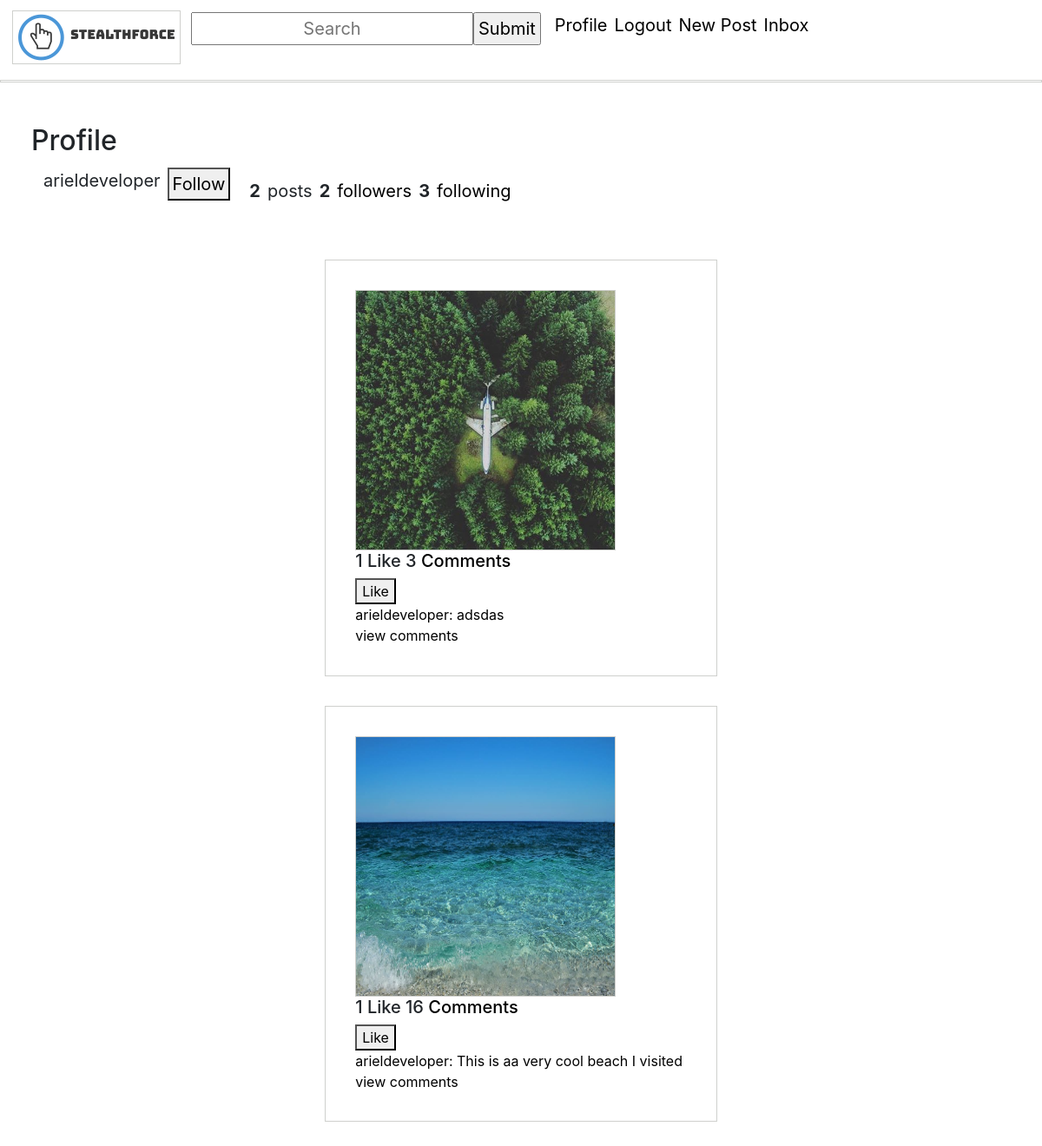
The app's page /user/arieldeveloper/ (signed in) with its own data.
### users/models.py (models this page shows, shortened)
class Account(AbstractBaseUser):
    email = models.EmailField(verbose_name="email", max_length=60, unique=True)
    username = models.CharField(max_length=30, unique=True)
    date_joined = models.DateTimeField(verbose_name='date joined', auto_now_add=True)
    last_login = models.DateTimeField(verbose_name='last login', auto_now=True)
    is_admin = models.BooleanField(default=False)
    is_staff = models.BooleanField(default=False)
    is_superuser = models.BooleanField(default=False)
    is_active = models.BooleanField(default=True)
    followers = models.ManyToManyField("Account", blank=True, symmetrical=False, related_name="people_followers")
    following = models.ManyToManyField("Account", blank=True, symmetrical=False, related_name="people_following")
    profile_picture = models.ImageField(null=True, blank=True, default = 'static/default.png')
    USERNAME_FIELD = 'email' #allows user to login with email instead of username/id
    REQUIRED_FIELDS = ['username']
    objects = MyAccountManager()

### feed/models.py (models this page shows, shortened)
class FeedItem(models.Model):
    caption = models.CharField(max_length=255, blank=True, null=True) #Allow user
    owner = models.ForeignKey(User, on_delete=models.CASCADE)
    created_time = models.DateTimeField(auto_now_add=True)
    updated_time = models.DateTimeField(auto_now_add=True)
    image = models.ImageField(null=True, blank=True)
    liked = models.ManyToManyField(User, default=None, blank=True, related_name='liked')
    @property
    def number_of_likes(self):
        return self.liked.all().count()
    @property
    def image_url(self):
        if self.image and hasattr(self.image, 'url'):
            return self.image.url
    @property
    def comment_count(self):
        return Comment.objects.filter(feedItem=self).count()

### users/views.py (the view, shortened to what this page needs)
# urls.py: path('user/<str:username>/', user_views.user_profile_view, name='profile'),
def user_profile_view(request, username):
    user_being_viewed = get_object_or_404(User, username=username)
    posts = FeedItem.objects.filter(owner=user_being_viewed)
    if 'follow' in request.POST or 'unfollow' in request.POST:
        follow_or_unfollow(user_being_viewed, request.user)
    context = {
        'request_user': request.user,
        'user_viewed': user_being_viewed,
        'user_posts': posts,
    }
    return render(request, "users/profile.html", context)

### users/templates/users/profile.html (shortened to what this page needs)
{% extends 'main_app/base.html' %}
{% block body %}
<div id="profile-page">
<h2>Profile</h2>
<div class="inline_div">
    <p>{{ user_viewed.username }}  </p>
        {% if request_user.username == user_viewed.username %}
            <form method="get" action="/accounts/edit/">
                <button type="submit">Edit Profile</button>
            </form>
        {% else %}
            <form method="POST" action="">
                {% if request_user in user_viewed.followers.all %}
                    <button type="submit" name="unfollow">Unfollow</button>
                    <button type="submit" name="message">Message</button>
                {% else %}
                    <button type="submit" name="follow">Follow</button>
                    {% endif %}
            </form>
        {% endif %}
<div class="inline_div">
    <p class="bold-text">{{ user_posts.count }}</p><p>posts</p>
    <p class="bold-text">{{ user_viewed.followers.count }}</p><a href="/user/{{ user_viewed.username }}/followers">followers</a>
    <p class="bold-text">{{ user_viewed.following.count }}</p><a href="/user/{{ user_viewed.username }}/following">following</a>
</div>
</div>
{% for user_post in user_posts %}
    <div class="post_div">
        <img width="300" height="300" src="{{ user_post.image_url|default_if_none:'#' }}"/>
        <h5>{{ user_post.number_of_likes }} Like {{ user_post.comment_count }} <a
                href="/p/{{ user_post.id }}">Comments</a></h5>
        <form action="{% url 'like' %}" method="POST">
            {% if user not in user_post.liked.all %}
                <button type="submit">Like</button>
            {% else %}
                <button type="submit">Unlike</button>
            {% endif %}
        </form>
        <a href="{% url 'profile' user_post.owner.username %}"> {{ user_post.owner.username }}:</a><a
            href="{% url 'feed-detail' user_post.id %}"> {{ user_post.caption }}</a>
        <br>
        <a href="/p/{{ user_post.id }}">view comments</a>
        <br>
    </div>
    {% endfor %}
</div>
{% endblock %}

### static/css/main.css (style rules this page uses)
img { border: 1px solid rgba(124, 128, 119, 0.37); }
.post_div { margin-left: auto; margin-right: auto; margin-bottom: 3%; margin-top: 3%; border: 1px solid rgba(124, 128, 119, 0.37) ; padding: 3%; width: 40% }
.inline_div { margin: 10px; overflow: hidden; }
.inline_div * { float: left; text-align: center; padding: 2px 4px; text-decoration: none; font-size: 20px; }
a { cursor: default; color: black; text-decoration:none; }
#profile-page { margin: 3%; }
.bold-text { font-weight: bold; }

### records on screen
Account: username "arieldeveloper", followers.count "2", following.count "3"
FeedItem: image_url (picture), number_of_likes "1", comment_count "3", shows "Like", owner.username "arieldeveloper", caption "adsdas"
FeedItem: image_url (picture), number_of_likes "1", comment_count "16", shows "Like", owner.username "arieldeveloper", caption "This is aa very cool beach I visited"

### other values on screen
{{ user_posts.count }} "2"
